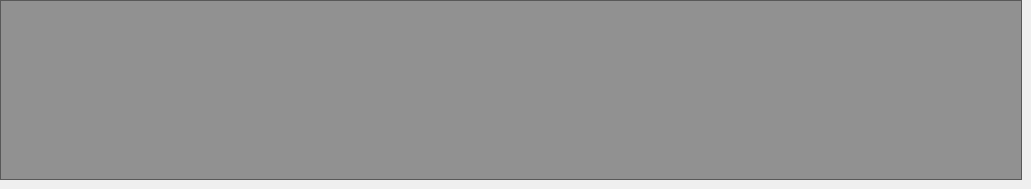
          <widget class="QWidget" name="page_FriendPage">
           <widget class="QFrame" name="frame_7">
            <property name="geometry">
             <rect>
              <x>0</x>
              <y>0</y>
              <width>1022</width>
              <height>180</height>
             </rect>
            </property>
            <property name="styleSheet">
             <string notr="true">background-color: rgba(0, 0, 0, 100);  </string>
            </property>
            <property name="frameShape">
             <enum>QFrame::StyledPanel</enum>
            </property>
            <property name="frameShadow">
             <enum>QFrame::Raised</enum>
            </property>
            <widget class="QPushButton" name="pushButton_Friend">
             <property name="geometry">
              <rect>
               <x>20</x>
               <y>10</y>
               <width>160</width>
               <height>160</height>
              </rect>
             </property>
             <property name="styleSheet">
              <string notr="true">border-radius: 80px;
	background-color: rgba(0, 0, 0, 0);  </string>
             </property>
             <property name="text">
              <string/>
             </property>
             <property name="icon">
              <iconset resource="resgame_system.qrc">
               <normaloff>:/icon/u=157358869,2307745509&amp;fm=217&amp;app=126&amp;size=f242,150&amp;n=0&amp;f=PNG.png</normaloff>:/icon/u=157358869,2307745509&amp;fm=217&amp;app=126&amp;size=f242,150&amp;n=0&amp;f=PNG.png</iconset>
             </property>
             <property name="iconSize">
              <size>
               <width>320</width>
               <height>320</height>
              </size>
             </property>
            </widget>
            <widget class="QLabel" name="label_Show_FriendName">
             <property name="geometry">
              <rect>
               <x>193</x>
               <y>59</y>
               <width>581</width>
               <height>71</height>
              </rect>
             </property>
             <property name="styleSheet">
              <string notr="true">	background-color: rgba(0, 0, 0, 0);  
font: 40pt &quot;华光胖头鱼_CNKI&quot;;</string>
             </property>
             <property name="text">
              <string/>
             </property>
            </widget>
           </widget>
          </widget>
